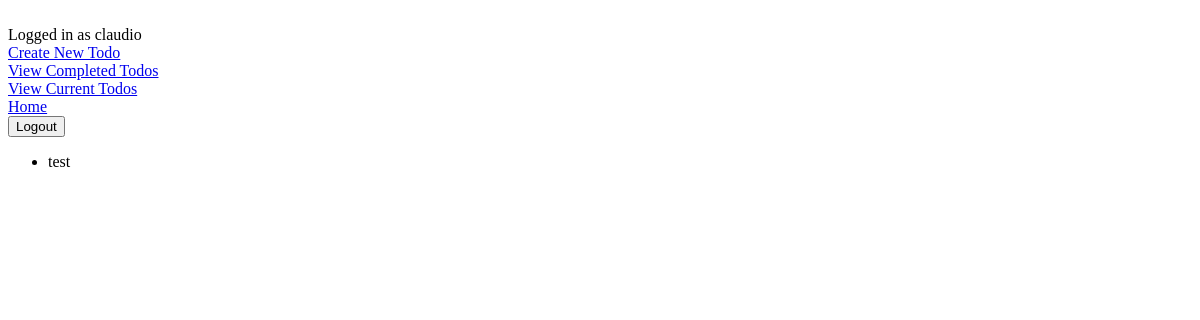
Page /current/ (signed in) on the earlier database version.
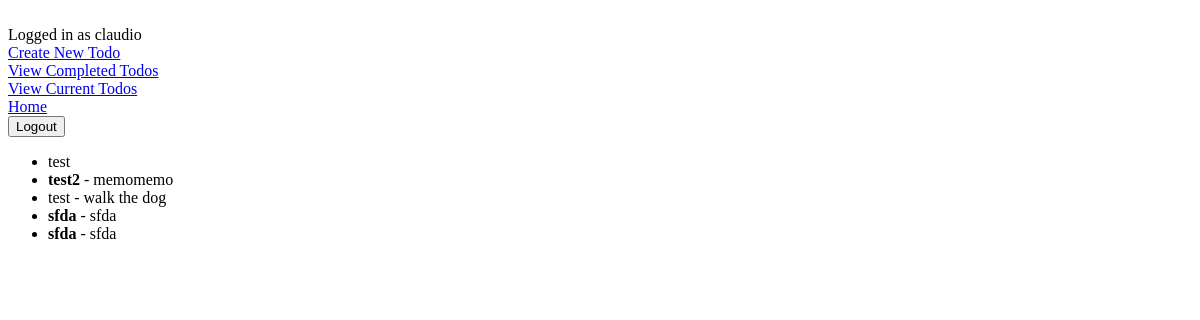
Same page on the later database version.
### todo/models.py (models this page shows, shortened)
class Todo(models.Model):
    title = models.CharField(max_length = 100)
    description = models.TextField(blank=True)
    created = models.DateTimeField(auto_now_add=True)
    complete_date = models.DateField(null=True, blank=True)
    important_flag = models.BooleanField(default=False)
    user = models.ForeignKey(User,on_delete=models.CASCADE, null=True)

### todo/views.py (the view)
# urls.py: path('current/' , views.currenttodos, name='currenttodos'),
@login_required
def currenttodos(request):
    todos = Todo.objects.filter(user=request.user, complete_date__isnull=True)
    return render(request, 'todo/currenttodos.html', {'todos':todos})

### todo/templates/todo/currenttodos.html
{% extends 'todo/base.html' %}
{% block content %}
<ul>
    {% for todo in todos%}
    <li>
       {% if todo.important_flag%} <b> {% endif %} {{ todo.title }} {% if todo.important_flag %} </b> {% endif %}  {% if todo.description %}  - {{ todo.description }} {% endif %}
    </li>
    {% endfor %}
</ul>
{% endblock%}

Differences in the rows shown:
added Todo: title "test2", description "memomemo"
added Todo: title "test", description "walk the dog"
added Todo: title "sfda", description "sfda"
added Todo: title "sfda", description "sfda"
